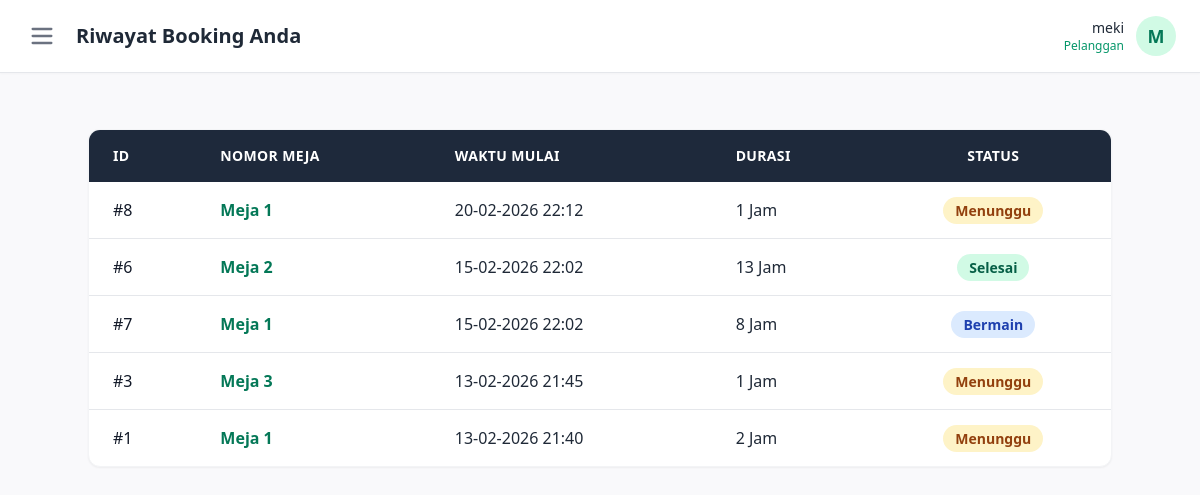
The page /user/history (signed in) on the database its author committed.
### tables this page shows
CREATE TABLE bookings (
    id INTEGER PRIMARY KEY AUTOINCREMENT,
    user_id INTEGER NOT NULL,
    table_number INTEGER NOT NULL,
    start_time DATETIME NOT NULL,
    duration INTEGER NOT NULL,
    status TEXT DEFAULT 'Menunggu',
    created_at TIMESTAMP DEFAULT CURRENT_TIMESTAMP,
    FOREIGN KEY (user_id) REFERENCES users(id) ON DELETE CASCADE
);

### app.py (the view)
@app.route('/user/history')
@login_required
def history_user():
    conn = get_db_connection()
    bookings = conn.execute("SELECT * FROM bookings WHERE user_id = ? ORDER BY start_time DESC", (session['user_id'],)).fetchall()
    conn.close()
    return render_template('history_user.html', bookings=bookings)

### app.py (called while the page is built)
def get_db_connection():
    basedir = os.path.abspath(os.path.dirname(__file__))
    conn = sqlite3.connect(os.path.join(basedir, 'bonbill.db'))
    conn.row_factory = sqlite3.Row
    return conn

def login_required(f):
    @wraps(f)
    def decorated_function(*args, **kwargs):
        if 'user_id' not in session:
            return redirect(url_for('login'))
        return f(*args, **kwargs)
    return decorated_function

@app.template_filter('format_datetime')
def format_datetime(value, format="%d-%m-%Y %H:%M"):
    if value is None:
        return ""
    if isinstance(value, str):
        try:
            value = datetime.strptime(value, '%Y-%m-%d %H:%M:%S')
        except ValueError:
            return value
    return value.strftime(format)

### templates/history_user.html (shortened to what this page needs)
{% extends "base_user.html" %}
{% block header_title %}Riwayat Booking Anda{% endblock %}
{% block content %}
<div class="max-w-5xl mx-auto">
    <div class="bg-white rounded-xl shadow-sm border border-gray-100 overflow-hidden mt-4">
        <div class="overflow-x-auto">
            <table class="w-full text-left border-collapse">
                <thead>
                    <tr class="bg-slate-800 text-white text-sm uppercase tracking-wide">
                        <th class="px-6 py-4">ID</th>
                        <th class="px-6 py-4">Nomor Meja</th>
                        <th class="px-6 py-4">Waktu Mulai</th>
                        <th class="px-6 py-4">Durasi</th>
                        <th class="px-6 py-4 text-center">Status</th>
                    </tr>
                </thead>
                <tbody class="divide-y divide-gray-200">
                    {% for b in bookings %}
                    <tr class="hover:bg-gray-50 transition-colors">
                        <td class="px-6 py-4 font-medium text-gray-900">#{{ b.id }}</td>
                        <td class="px-6 py-4 text-emerald-700 font-semibold">Meja {{ b.table_number }}</td>
                        <td class="px-6 py-4">{{ b.start_time | format_datetime }}</td>
                        <td class="px-6 py-4">{{ b.duration }} Jam</td>
                        <td class="px-6 py-4 text-center">
                            <span class="px-3 py-1 text-sm font-semibold rounded-full
                                {% if b.status == 'Selesai' %} bg-emerald-100 text-emerald-800
                                {% elif b.status == 'Batal' %} bg-red-100 text-red-800
                                {% elif b.status == 'Bermain' %} bg-blue-100 text-blue-800
                                {% else %} bg-amber-100 text-amber-800 {% endif %}">
                                {{ b.status }}
                            </span>
                        </td>
                    </tr>
                    {% else %}
                    <tr>
                        <td colspan="5" class="px-6 py-8 text-center text-gray-500 italic">
                        <a href="/user/edit_booking/{{ b.id }}" class="text-blue-600 hover:underline">Edit</a>
                        </td>
                    </tr>
                    {% endfor %}
                </tbody>
            </table>
        </div>
    </div>
</div>
{% endblock %}

### rows shown on the page
bookings: id "8", table_number "1", start_time "20-02-2026 22:12", duration "1", status "Menunggu"
bookings: id "6", table_number "2", start_time "15-02-2026 22:02", duration "13", status "Selesai"
bookings: id "7", table_number "1", start_time "15-02-2026 22:02", duration "8", status "Bermain"
bookings: id "3", table_number "3", start_time "13-02-2026 21:45", duration "1", status "Menunggu"
bookings: id "1", table_number "1", start_time "13-02-2026 21:40", duration "2", status "Menunggu"

### other values the page prints
{{ session.get('username', 'User') }} "meki"
{{ session.get('username', 'U')[0] }} "M"
